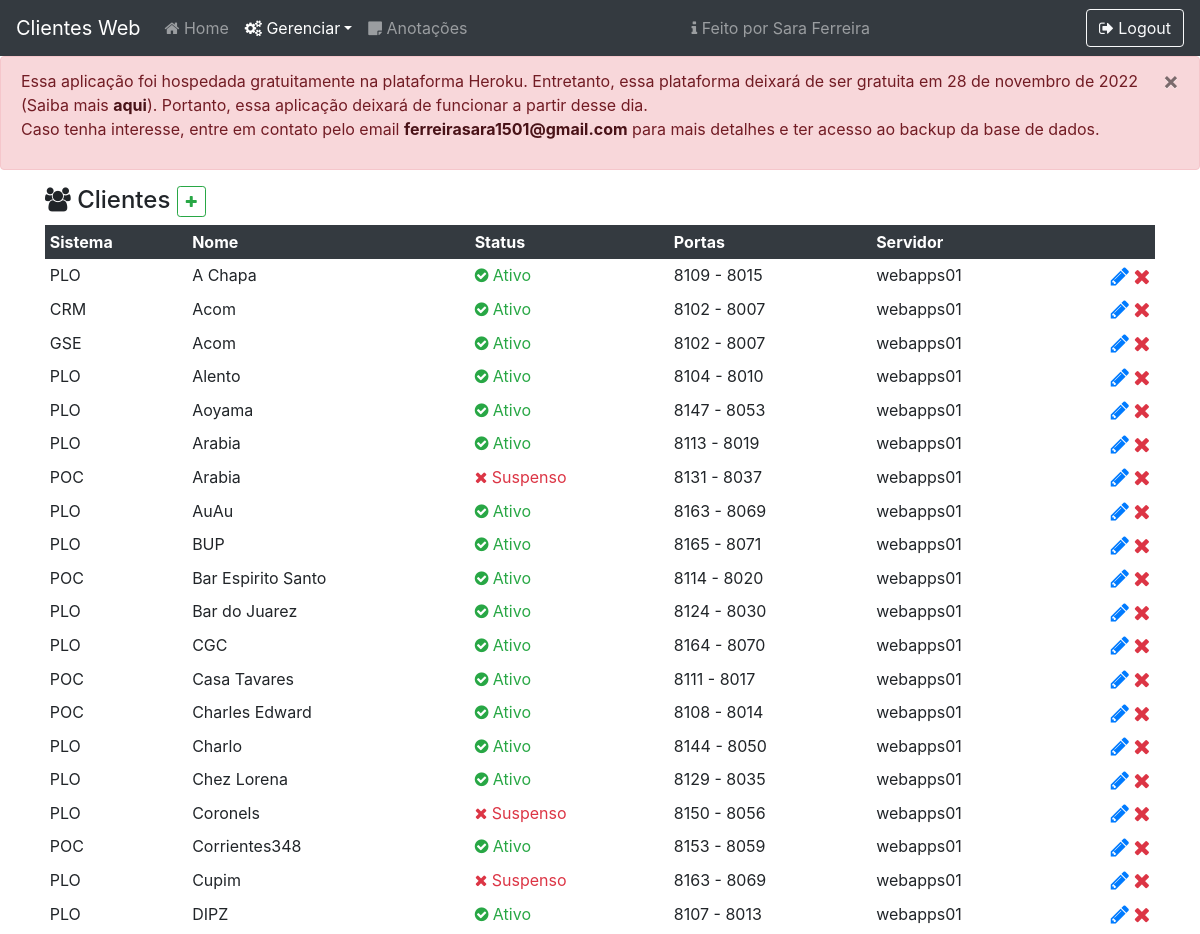
The page /manager/client (signed in, upper part) on the database as committed earlier.
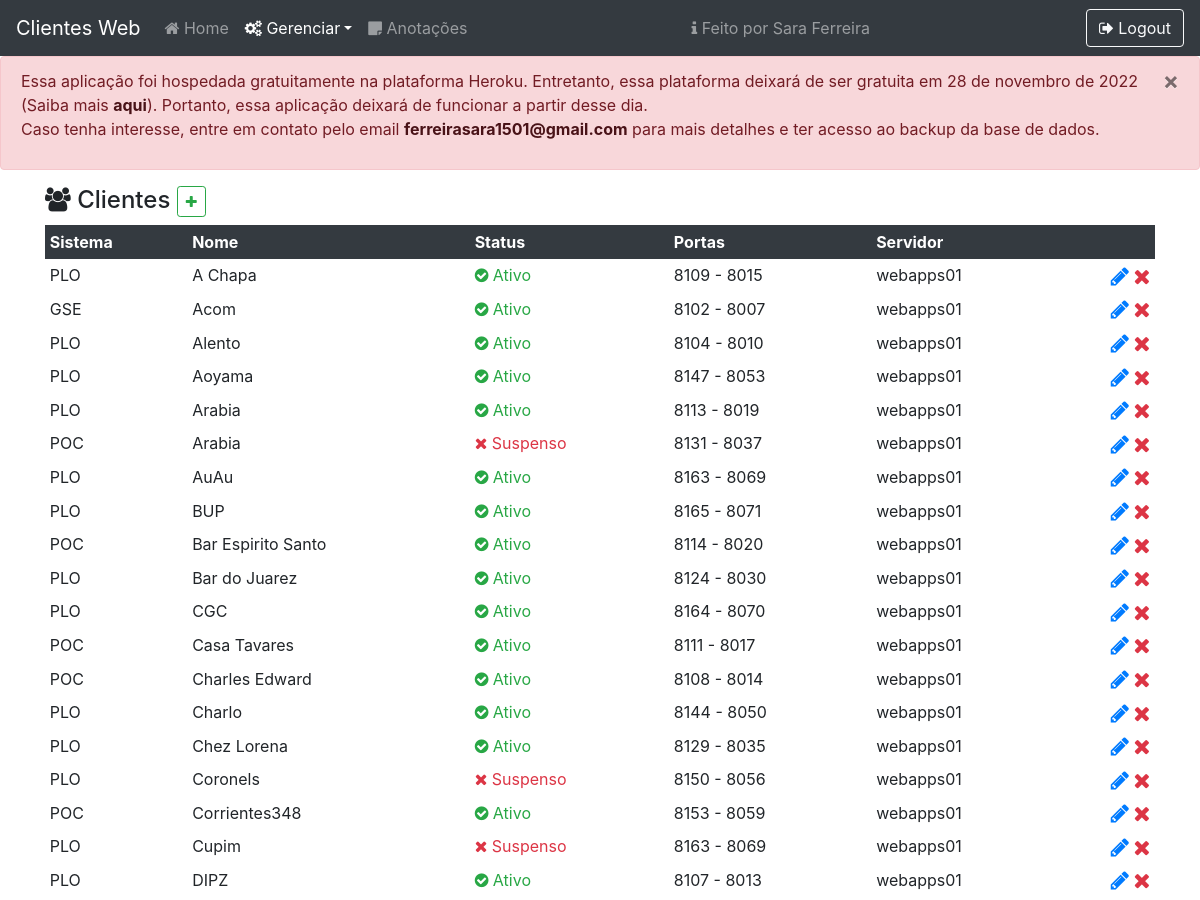
The same page on the database as committed later.
### core/models.py (models this page shows, shortened)
class Client(models.Model):
    STATUS = (
        ("1", "Ativo"),
        ("2", "Suspenso"),
        ("3", "Com Erro")
    )
    name = models.CharField('Name', max_length=100)
    link = models.CharField('Link', max_length=100)
    port = models.ForeignKey(Port, on_delete=models.CASCADE)
    system = models.ForeignKey(System, on_delete=models.CASCADE, default=1)
    version = models.DateField('Version')
    status = models.CharField('Status', choices=STATUS, max_length=1, default='1')

class System(models.Model):
    initials = models.CharField('Initials', max_length=3)
    name = models.CharField('Name', max_length=100)

class Port(models.Model):
    STATUS = (
        (1, "Livre"),
        (2, "Em Uso")
    )
    connector = models.IntegerField('Connector Port')
    shutdown = models.IntegerField('Shutdown Port')
    status = models.IntegerField('Status', choices=STATUS, default=1)
    server = models.ForeignKey(Server, on_delete=models.CASCADE, null=True)

class Server(models.Model):
    name = models.CharField('Name', max_length=100)
    acomServer = models.BooleanField('Acom Server')

### core/views.py (the view)
# urls.py: path('manager/client', managerClient, name='managerClient'),
def managerClient(request):
    if str(request.user) != 'AnonymousUser':
        context = {
            'clients': Client.objects.all().order_by('name')
        }
        return render(request, 'manager-client.html', context)
    else:
        return loginUser(request)

### core/templates/manager-client.html (shortened to what this page needs)
{% load static %}
{% load custom_filters %}
<!DOCTYPE html>
<html lang="pt-br">
<head>
    <link rel="stylesheet" href="{% static 'css/style.css' %}">
    <link rel="stylesheet" href="https://cdnjs.cloudflare.com/ajax/libs/font-awesome/4.7.0/css/font-awesome.min.css">
    <link rel="stylesheet" href="https://stackpath.bootstrapcdn.com/bootstrap/4.5.0/css/bootstrap.min.css">
</head>
<body>
    <nav class="navbar stick-top navbar-expand-lg navbar-dark bg-dark">
        <a class="navbar-brand" href="{% url 'index' %}">Clientes Web</a>
        <div class="collapse navbar-collapse" id="navbarTogglerDemo03">
            <ul class="navbar-nav mr-auto mt-2 mt-lg-0 navbar-left">
                <li class="nav-item"><a class="nav-link" href="{% url 'index' %}"><i class="fa fa-home"></i> Home</a></li>
                <li class="nav-item dropdown">
                    <a class="nav-link active dropdown-toggle" id="navbarDropdown" role="button" data-toggle="dropdown" aria-haspopup="true" aria-expanded="false"><i class="fa fa-cogs"></i> Gerenciar</a>
                </li>
                <li class="nav-item"><a class="nav-link" href="{% url 'notes' %}"><i class="fa fa-sticky-note"></i> Anotações</a></li>
            </ul>
            <ul class="navbar-nav mr-auto mt-2 mt-lg-0 navbar-rigth">
                <li class="nav-item">
                    <a class="nav-link" href="https://github.com/ferreirasara/" target="_blank" rel="noreferrer"><i class="fa fa-info"></i> Feito por Sara Ferreira</a>
                </li>
            </ul>
            <a href="{% url 'logout' %}" type="button" class="btn btn-outline-light"><i class="fa fa-sign-out"></i> Logout</a>
        </div>
    </nav>
    <div class="alert alert-danger" role="alert">
        <button type="button" class="close" data-dismiss="alert" aria-label="Close">
            <span aria-hidden="true">&times;</span>
        </button>
        <p>
            Essa aplicação foi hospedada gratuitamente na plataforma Heroku.
            Entretanto, essa plataforma deixará de ser gratuita em 28 de novembro de 2022 (Saiba mais <a href="https://blog.heroku.com/next-chapter" class="alert-link" target="_blank" rel="noreferrer">aqui</a>).
            Portanto, essa aplicação deixará de funcionar a partir desse dia.
            <br/>Caso tenha interesse, entre em contato pelo email <a class="alert-link" href="mailto:ferreirasara1501@gmail.com">ferreirasara1501@gmail.com</a> para mais detalhes e ter acesso ao backup da base de dados.
        </p>
    </div>
    <div class="container">
        <h4>
            <i class="fa fa-users"></i> Clientes
            <a href="{% url 'newClient' %}" type="button" class="btn btn-sm btn-outline-success text-success"><i class="fa fa-plus"></i></a>
        </h4>
        <div class="table-responsive">
            <table class="table table-sm table-hover table-borderless">
                <thead class="thead-dark">
                    <tr>
                        <th scope="col">Sistema</th>
                        <th scope="col">Nome</th>
                        <th scope="col">Status</th>
                        <th scope="col">Portas</th>
                        <th scope="col">Servidor</th>
                        <th scope="col"></th>
                    </tr>
                </thead>
                <tbody>
                    {% for client in clients %}
                        <tr ondblclick="editClient({{ client.id }});">
                            <td scope="row">{{ client.system.initials }}</td>
                            <td>{{ client.name }}</td>
                            {% if client.status == '1' %}
                                <td class="text-success"><i class="fa fa-check-circle"></i> {{ client.get_status_display }}</td>
                            {% else %}
                                <td class="text-danger"><i class="fa fa-close"></i> {{ client.get_status_display }}</td>
                            {% endif %}
                            <td>{{ client.port.connector }} - {{ client.port.shutdown }}</td>
                            <td>{{ client.port.server.name }}</td>
                            <td class="text-right">
                                <a href="{% url 'editClient' idClient=client.id %}" class="text-primary"><i class="fa fa-pencil fa-lg"></i></a>
                                <a href="{% url 'deleteClient' idClient=client.id %}" class="text-danger"><i class="fa fa-remove fa-lg"></i></a>
                            </td>
                        </tr>
                    {% endfor %}
                </tbody>
            </table>
        </div>
    </div>
</body>
</html>

Rows that differ between the two databases and show on the page:
removed Client: system.initials "CRM", name "Acom", status "Ativo", port.connector "8102", port.shutdown "8007", port.server.name "webapps01"
